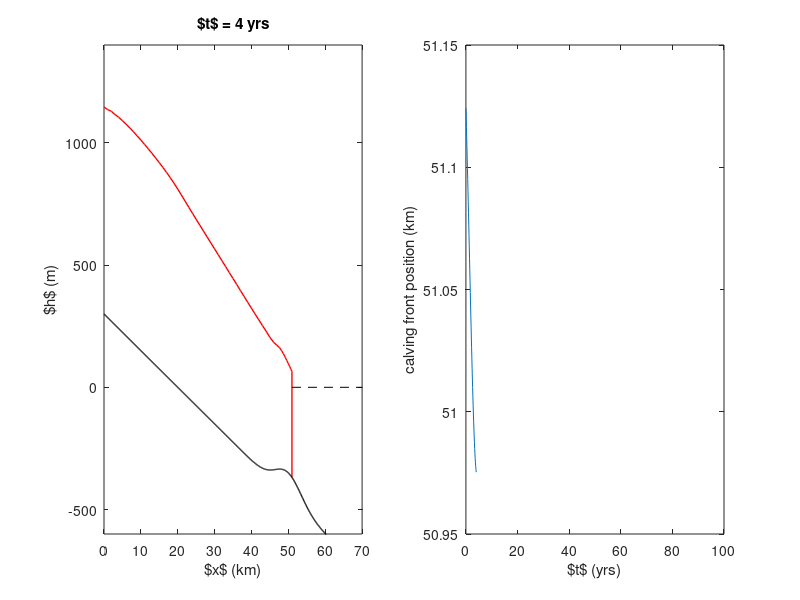

Here is the MATLAB script that generated this plot: (Note: this script raises an error after producing the figure.)
function [t,XC,SMBsave,sol,x0,hb0] = flowline_donald

clear; close all;
warning off; % turn off warnings (velocity coefficient matrix is close to singular)
plotflag = 1;

%% define time and space independent variables

% densities and g
p.rho_i = 917; % ice density (kg m^-3)
p.rho_sw = 1028; % ocean water density (kg m^-3)
p.rho_fw = 1000; % fresh water density (kg m^-3)
p.g = 9.81; % acceleration (m s^-2)

% stress parameters
p.m = 1/3; % basal sliding exponent
p.C = 5.624e6; % basal roughness factor ((m/s)^(-1/m)) 
p.n = 3; % flow law exponent
p.A = 4.22e-25; % rate factor (Pa^-n s^-1)

% numerical parameters
p.velreg = 1e-25; % velocity regulariser

% climate parameters
smb1 = 4/(86400*365); t1 = 200;
smb2 = 0.8/(86400*365); t2 = 1500;
smb3 = 4/(86400*365);

% grid spacing
dxmin = 200; % calving front grid spacing (m)
dxpad = 2000; % distance around these points with min grid spacing (m)
nramp = 5; % number of points over which to ramp up/down resolution
dxmax = 1000; % target max grid spacing (m) 

% time stepping (s)
dt = 0.1*86400*365;
t_start = 0*86400*365;
t_end = 100*86400*365;
t = [t_start:dt:t_end];

% glacier geometry
x0 = [0:100:100e3]; % initial space vector
hb0 = 300-1500*x0/100e3; % bed topo (m)
W0 = 0*x0+5e3; % width (m)

% add gaussian bump
bumptop = 50e3;
bumpwidth = 5e3;
bumpheight = 100;
hb0 = hb0 + bumpheight*exp(-((x0-bumptop)/bumpwidth).^2);

% initialisation
H = 1000-1100*x0/100e3; H(H<0)=0; % ice thickness (m)
U = (100/(86400*365))*x0/100e3; % ice velocity (m/s)
x = x0; % initial space vector
hb = hb0; % bed topo (m)
W = W0; % width (m)

% calving
runtype = 'faf'; % fraction above flotation
faf = 1.05; % fraction above flotation

% saving
ts = [199,700,1499,1600];
si = 1;

%% Run the flowline model

if plotflag == 1,
    figure();
end

for i=1:length(t),
    
    % find the calving front location - subgridscale scheme
    if strmatch(runtype,'faf');
        xcf = interp1(-faf*p.rho_sw*hb/p.rho_i-H,x,0,'pchip');
    end
    XC(i) = xcf;
    
    % create coordinate system that hits cf exactly
    % has resolution dxmin around these points
    % has resolution dxmax away from these points
    % and has smooth variation between
    dxramp = linspace(dxmax,dxmin,nramp+2);
    ramplength = sum(dxramp(2:end-1));
    intlength = xcf-dxpad-ramplength;
    dxint = intlength/round(intlength/dxmax);
    dxn = [dxint*ones(1,round(intlength/dxmax)),dxramp(2:end-1),dxmin*ones(1,dxpad/dxmin)];
    xn = [0,cumsum(dxn)];
    
    % get geometry on new coordinates
    hb = interp1(x0,hb0,xn,'pchip');
    W = interp1(x0,W0,xn,'pchip');
    H = interp1(x,H,xn,'pchip');
    U = interp1(x,U,xn,'pchip');
    x = xn;
    
    % new surface mass balance
    if t(i)/(365*86400)<t1,
        SMB = smb1*ones(1,length(x));
        SMBsave(i) = smb1;
    elseif t(i)/(365*86400)<t2,
        SMB = smb2*ones(1,length(x));
        SMBsave(i) = smb2;
    else
        SMB = smb3*ones(1,length(x));
        SMBsave(i) = smb3;
    end

    % calculate surface elevation and slope
    h = hb+H; % surface elevation (m)
    
    if plotflag == 1,
        if mod(i-1,40)==0,
            subplot(1,2,1); cla;
            plot(x/10^3,h,'r','linewidth',1); hold on;
            plot(x(end)*[1,1]/10^3,[hb(end),h(end)],'r','linewidth',1);
            plot(x0/10^3,hb0,'k','linewidth',1);
            plot([x(end),x0(end)]/10^3,[0,0],'k--');
            title(['$t$ = ',num2str(t(i)/(365*86400)),' yrs']);
            xlim([0 70]); ylim([-600 1400]);
            xlabel('$x$ (km)'); ylabel('$h$ (m)');
            subplot(1,2,2); cla;
            plot(t(1:i)/(365*86400),XC(1:i)/10^3);
            xlim([0,t(end)]/(365*86400));
            xlabel('$t$ (yrs)'); ylabel('calving front position (km)');
            drawnow;
        end
    end
        
    % solve for velocity
    U = U_convergence(x,U,H,h,W,p);
    
    % save variables if wanted
    if ~isempty(find(t(i)/(365*86400)-ts==0)),
        sol(si).x = x;
        sol(si).U = U;
        sol(si).h = h;
        sol(si).t = t(i)/(365*86400);
        sol(si).hb = hb;
        sol(si).smb = SMBsave(i);
        sol(si).xc = x(end);
        si = si+1;
    end
       
    % calculate ice flux
    F = U.*H.*W; % ice flux (m^3 s^-1)
    
    % change in thickness term
    c = length(x);
    clearvars dHdt
    dHdt(1) = (-1/W(1))*(F(2)-F(1))/(x(2)-x(1)) + SMB(1);
    dHdt(2:c-1) = (-1./W(2:c-1)).*(F(3:c)-F(1:c-2))./(x(3:c)-x(1:c-2)) + SMB(2:c-1);
    dHdt(c) = (-1/W(c))*(F(c)-F(c-1))/(x(c)-x(c-1)) + SMB(c);
    
    % new thickness
    H = H + dHdt*dt; 
        
end

end

%% solve the stress balance to obtain speed
function U = U_convergence(x,U,H,h,W,p)

b = 1;
    
while b<=50,

    % get the H*visc term on the staggered grid
    % note Hnu(i) is the same as Hnu(i+1/2) in my notes
    c = length(x);
    Hnu(1:c-1) = 0.5*p.A^(-1/p.n)*(H(2:c)+H(1:c-1))...
                       .*(abs((U(2:c)-U(1:c-1))./(x(2:c)-x(1:c-1)))+p.velreg).^(1/p.n-1);

    % linearisation for lateral resistance
    gamma = U.^(1/p.n-1);
    % set maximum otherwise approaches infty as U->0
    Umin = 1e-9;
    gammamax = Umin^(1/p.n-1);
    gamma(gamma>gammamax) = gammamax;
    % set linearisation at ice divide
    % why? just because U=0 there? this would already be covered by gammamax    
    gamma(1) = gamma(2);

    % linearisation for basal resistance
    eta = U.^(p.m-1);
    % set maximum otherwise approaches infty as U->0
    etamax = Umin^(p.m-1);
    eta(eta>etamax) = etamax;
    % set linearisation at ice divide
    % why? just because U=0 there? this would already be covered by etamax
    eta(1) = eta(2);

    % set-up coefficient vectors for the linearized stress terms
    % as in Enderlin 2013: C(k)*U(k-1)+E(k)*U(k)+G(k)*U(k+1) = T(k)
    % set divide coefficients (imposes boundary condition U(1)=0)
    C(1) = 0;
    G(1) = 0;
    T(1) = 0;
    E(1) = 1;
    % coefficients up to calving front
    C(2:c-1) = 2*(2./(x(3:c)-x(1:c-2))).*Hnu(1:c-2)./(x(2:c-1)-x(1:c-2));
    G(2:c-1) = 2*(2./(x(3:c)-x(1:c-2))).*Hnu(2:c-1)./(x(3:c)-x(2:c-1));
    E(2:c-1) = 2*(-2./(x(3:c)-x(1:c-2))).*(Hnu(2:c-1)./(x(3:c)-x(2:c-1))+Hnu(1:c-2)./(x(2:c-1)-x(1:c-2)))...
               -p.C*eta(2:c-1)-((gamma(2:c-1).*H(2:c-1))./W(2:c-1)).*((5./(2*p.A*W(2:c-1))).^(1/p.n));
    T(2:c-1) = p.rho_i*p.g*H(2:c-1).*(h(3:c)-h(1:c-2))./(x(3:c)-x(1:c-2));        
    % at calving front
    C(c) = -1;
    E(c) = 1;
    G(c) = 0;
    T(c) = (p.A*(((p.rho_i*p.g/4)*H(c)*(1-(p.rho_i/p.rho_sw))))^p.n)*(x(c)-x(c-1));

    % create a sparse tri-diagonal matrix for the velocity coefficient vectors
    M = diag(C(2:c),-1) + diag(E(1:c)) + diag(G(1:c-1),1);
    M = sparse(M);

    % perform the matrix inversion to solve for new ice velocities
    Un = (M\T')';

    % check for convergence
    if abs(sum(U-Un))<0.1*abs(sum(U)),
        % if converged, output new velocities
        U = Un; 
        return % break the U iterations
    else
        % if not sufficiently converged, set Un to U and solve the stress balance again
        U = Un;
        b = b+1;      
    end

end

end

